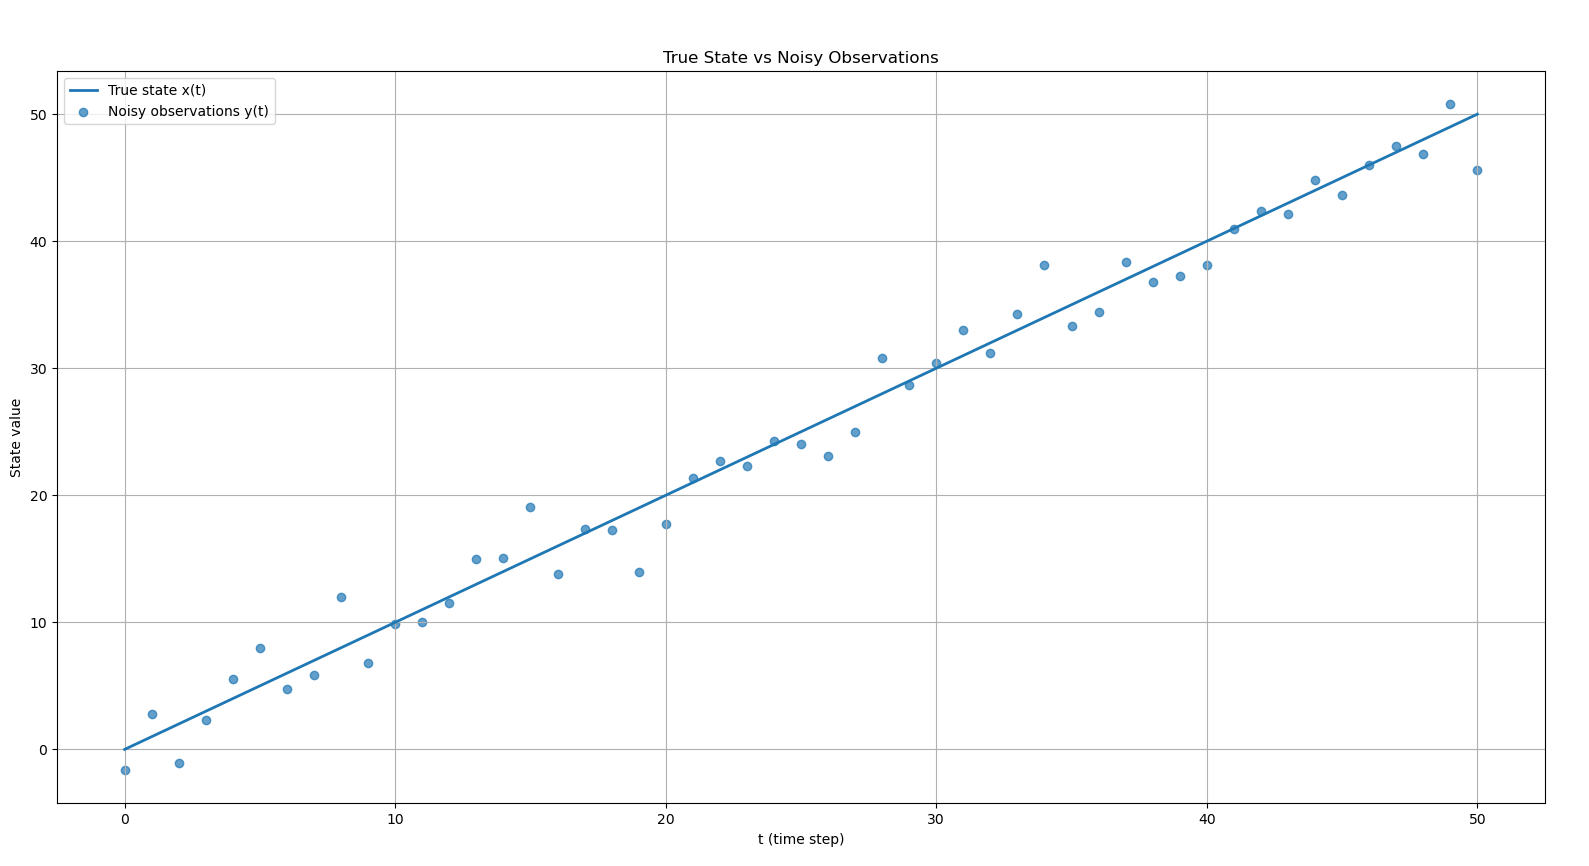

This figure's Python source:
import numpy as np
import matplotlib.pyplot as plt

# ---------- Task 1: True System ----------
# x(t+1) = x(t) + 1

N = 50
x0 = 0

t = np.arange(N + 1)
x_true = np.zeros(N + 1)
x_true[0] = x0

for k in range(N):
    x_true[k + 1] = x_true[k] + 1


# ---------- Task 2: Noisy Observations ----------
# y(t) = x(t) + noise
# noise ~ N(0, 2)

noise_mean = 0
noise_std = 2

noise = np.random.normal(noise_mean, noise_std, N + 1)
y = x_true + noise


# ---------- Plot ----------
plt.figure()
plt.plot(t, x_true, label="True state x(t)", linewidth=2)
plt.scatter(t, y, label="Noisy observations y(t)", alpha=0.7)

plt.xlabel("t (time step)")
plt.ylabel("State value")
plt.title("True State vs Noisy Observations")
plt.legend()
plt.grid(True)
plt.show()
